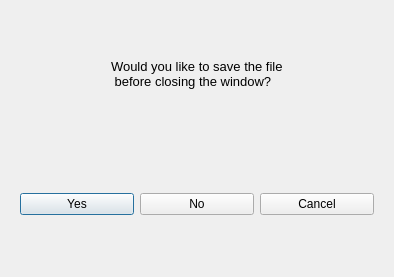
<?xml version="1.0" encoding="UTF-8"?>
<ui version="4.0">
 <class>Dialog</class>
 <widget class="QDialog" name="Dialog">
  <property name="geometry">
   <rect>
    <x>0</x>
    <y>0</y>
    <width>394</width>
    <height>277</height>
   </rect>
  </property>
  <property name="windowTitle">
   <string>Dialog</string>
  </property>
  <layout class="QVBoxLayout" name="verticalLayout">
   <item alignment="Qt::AlignHCenter">
    <widget class="QLabel" name="label">
     <property name="font">
      <font>
       <pointsize>10</pointsize>
       <weight>50</weight>
       <bold>false</bold>
      </font>
     </property>
     <property name="text">
      <string>Would you like to save the file
 before closing the window?</string>
     </property>
    </widget>
   </item>
   <item>
    <widget class="QWidget" name="widget" native="true">
     <layout class="QHBoxLayout" name="horizontalLayout">
      <item>
       <widget class="QPushButton" name="cancel_btn">
        <property name="text">
         <string>Yes</string>
        </property>
       </widget>
      </item>
      <item>
       <widget class="QPushButton" name="no_btn">
        <property name="text">
         <string>No</string>
        </property>
       </widget>
      </item>
      <item>
       <widget class="QPushButton" name="yes_btn">
        <property name="text">
         <string>Cancel</string>
        </property>
       </widget>
      </item>
     </layout>
    </widget>
   </item>
  </layout>
 </widget>
 <resources/>
 <connections/>
</ui>
